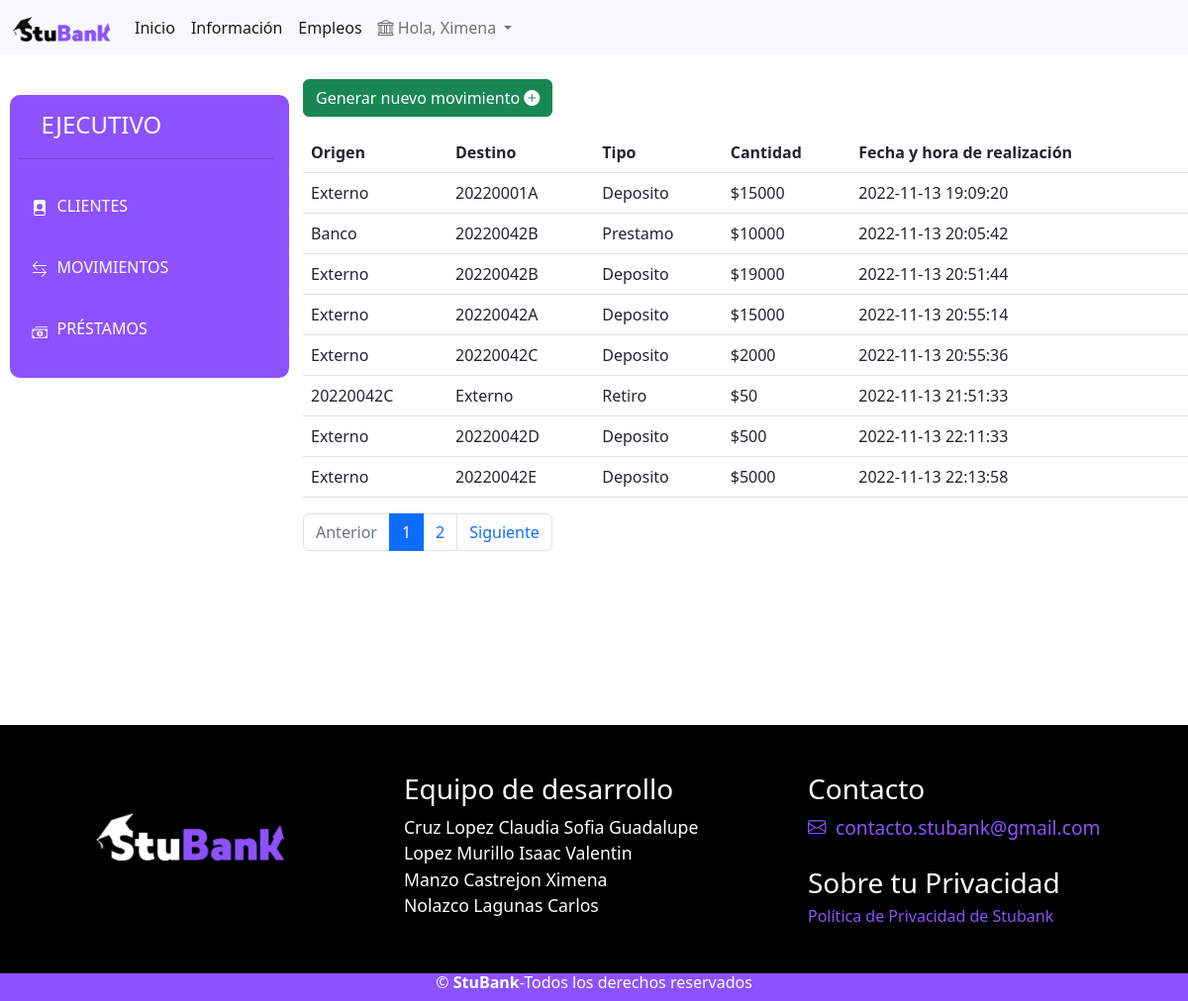
Page /ejecutivo/movimientos.php (signed in) on the committed database.
### tables this page shows
CREATE TABLE `transacciones` (
  `id_mov` int(11) NOT NULL,
  `cTramitador` varchar(9) NOT NULL,
  `solicitante` varchar(9) DEFAULT NULL,
  `cOrigen` varchar(20) NOT NULL,
  `cDestino` varchar(20) NOT NULL,
  `tipo` varchar(20) NOT NULL,
  `cantidad` double NOT NULL,
  `referencia` varchar(7) DEFAULT NULL,
  `motivo` varchar(20) DEFAULT NULL,
  `fecha` datetime NOT NULL DEFAULT current_timestamp()
);

### ejecutivo/movimientos.php (the view, shortened to what this page needs)
<?php
    $cuenta = $_SESSION['cuenta'];
    include('../view/conexion.php');
?>
<!DOCTYPE html>
<html lang="es">
<head>
    <link rel="stylesheet" href="../src/css/menu.css">
    <link rel="stylesheet" href="../src/css/estilos.css">
    <link href="https://cdn.jsdelivr.net/npm/bootstrap@5.2.0/dist/css/bootstrap.min.css" rel="stylesheet">
    <link rel="stylesheet" href="https://cdn.jsdelivr.net/npm/bootstrap-icons@1.9.1/font/bootstrap-icons.css">
</head>
<header>
    <?php include('../view/navbar.php'); ?>
</header>
<body>
    <div class="row">
        <?php include('menu.php');
        $obtencion = "SELECT * FROM transacciones WHERE cTramitador = '$cuenta'";
        $MovimientosXpagina = 8;
        if ($stmt = $mysqli->prepare($obtencion)) {
            $stmt->execute();
            $stmt->store_result();
            $totalDatos = $stmt->num_rows;
        }
        $paginas = $totalDatos/$MovimientosXpagina;
        $paginas = ceil($paginas);
        if (empty($_GET['pagina'])){
            $pagina = 1;
        }
        else{
            $pagina = $_GET['pagina'];
        }
        $CalculoIncio = ($pagina-1)*$MovimientosXpagina;
        $inicio = (string)$CalculoIncio;
        $sql = "SELECT * FROM transacciones WHERE Ctramitador='$cuenta' LIMIT $inicio,$MovimientosXpagina";
        $obtencionD = mysqli_query($mysqli,$sql);
        $resultado_Datos=$obtencionD->fetch_all(MYSQLI_ASSOC);
        ?>
        <div class="col-md-9">
            <a href="mov.php" class="btn btn-success">Generar nuevo movimiento <i class="bi bi-plus-circle-fill"></i></a><br>
            <table class="table mt-3">
                <thead>
                    <th scope="col">Origen</th>
                    <th scope="col">Destino</th>
                    <th scope="col">Tipo</th>
                    <th scope="col">Cantidad</th>
                    <th scope="col">Fecha y hora de realización</th>
                </thead>
                <tbody>
                    <?php foreach($resultado_Datos as $movimiento): ?>
                        <tr>
                            <td><?=$movimiento['cOrigen'] ?></td>
                            <td><?=$movimiento['cDestino'] ?></td>
                            <td><?=$movimiento['tipo'] ?></td>
                            <td>$<?=$movimiento['cantidad'] ?></td>
                            <td><?=$movimiento['fecha'] ?></td>
                        </tr>
                    <?php endforeach ?>
                </tbody>
            </table>
            <nav aria-label="movimientoP">
                <ul class="pagination">
                    <li class="page-item
                        <?php echo $pagina<=1 ? 'disabled': '' ?>">
                        <a class="page-link"href="movimientos.php?pagina=<?php echo $pagina-1?>">Anterior</a>
                    </li>
                    <?php for($i=0;$i<$paginas;$i++):?>
                        <li class="page-item
                            <?php echo $pagina==$i+1 ? 'active': '' ?>">
                            <a class="page-link" href="movimientos.php?pagina=<?php echo ($i+1)?>"><?php echo ($i+1)?></a>
                        </li>
                    <?php endfor?>
                    <li class="page-item
                        <?php echo $pagina>=$paginas? 'disabled': '' ?>">
                        <a class="page-link" href="movimientos.php?pagina=<?php echo $pagina+1?>">Siguiente</a>
                    </li>
                </ul>
            </nav>
        </div>
    </div>
</body>
<footer style="margin-top:10rem;">
    <?php include('../view/footer.php'); ?>
</footer>
</html>

### src/css/estilos.css (style rules this page uses)
body { font-family: 'Montserrat', sans-serif; }

### rows in the picture
transacciones: cOrigen "Externo", cDestino "20220001A", tipo "Deposito", cantidad "15000", fecha "2022-11-13 19:09:20"
transacciones: cOrigen "Banco", cDestino "20220042B", tipo "Prestamo", cantidad "10000", fecha "2022-11-13 20:05:42"
transacciones: cOrigen "Externo", cDestino "20220042B", tipo "Deposito", cantidad "19000", fecha "2022-11-13 20:51:44"
transacciones: cOrigen "Externo", cDestino "20220042A", tipo "Deposito", cantidad "15000", fecha "2022-11-13 20:55:14"
transacciones: cOrigen "Externo", cDestino "20220042C", tipo "Deposito", cantidad "2000", fecha "2022-11-13 20:55:36"
transacciones: cOrigen "20220042C", cDestino "Externo", tipo "Retiro", cantidad "50", fecha "2022-11-13 21:51:33"
transacciones: cOrigen "Externo", cDestino "20220042D", tipo "Deposito", cantidad "500", fecha "2022-11-13 22:11:33"
transacciones: cOrigen "Externo", cDestino "20220042E", tipo "Deposito", cantidad "5000", fecha "2022-11-13 22:13:58"

### other values in the picture
$nombre "Ximena"
